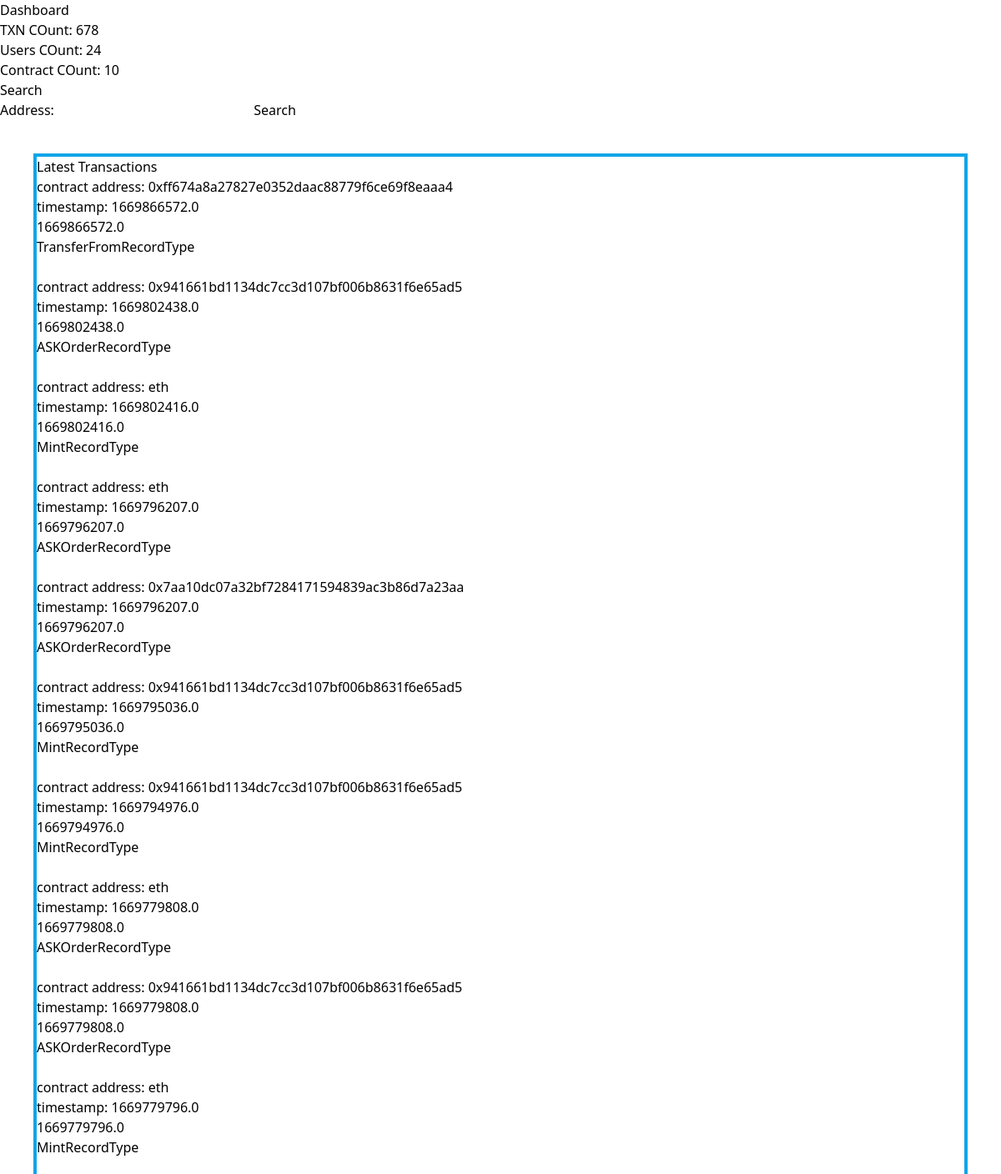
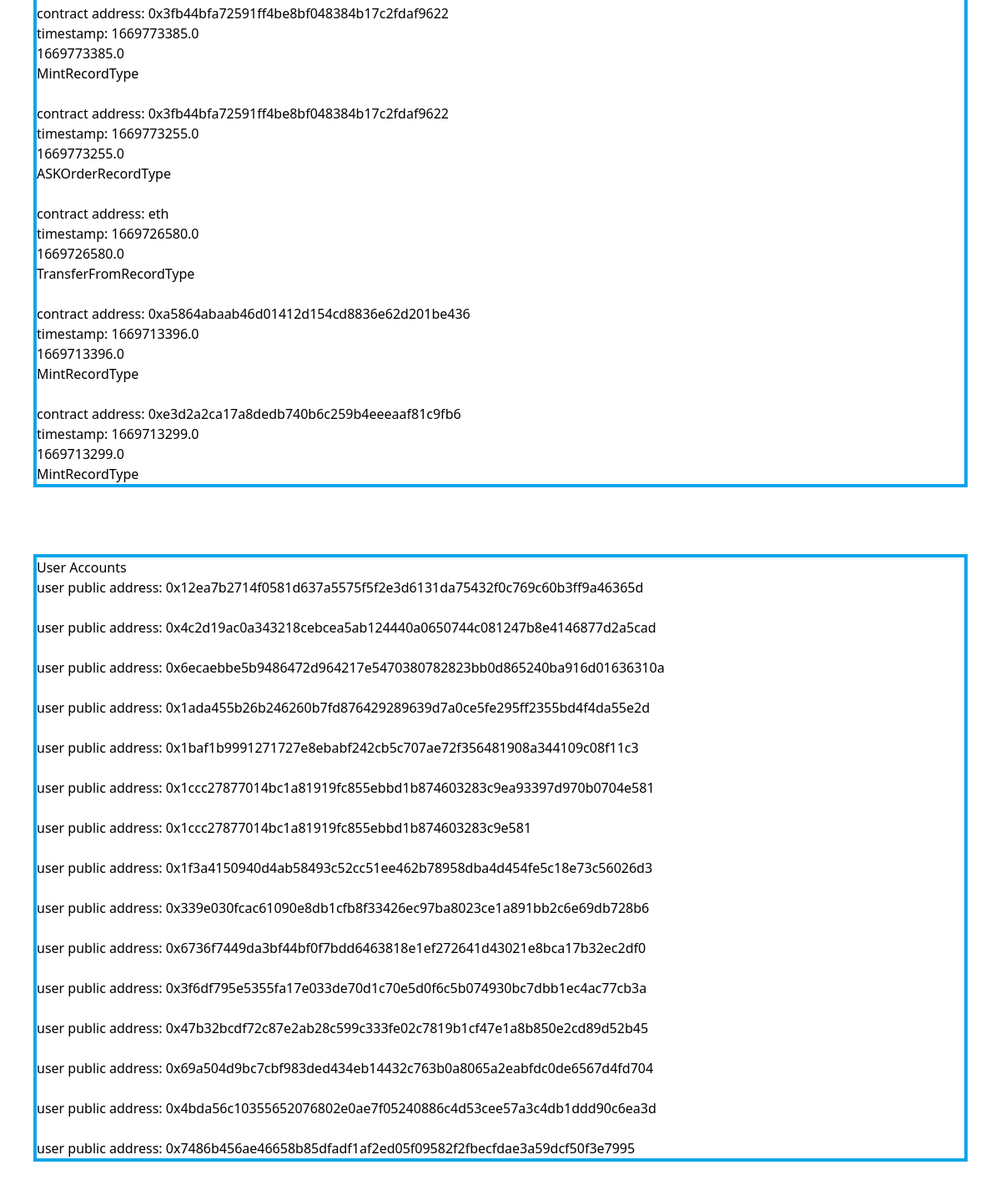
The page / on the database its author committed (2 pictures, top to bottom).
### reddio/models.py (models this page shows, shortened)
class ContractTxns(models.Model):
    contract_address = models.ForeignKey(Contract, on_delete=models.CASCADE)
    class RecordType(models.TextChoices):
        DEFAULT = 0, _('DEFAULT')
        DepositRecordType = 1, _('DepositRecordType')
        MintRecordType = 2, _('MintRecordType')
        TransferFromRecordType = 3, _('TransferFromRecordType')
        WithdrawRecordType = 4, _('WithdrawRecordType')
        ASKOrderRecordType = 7, _('ASKOrderRecordType')
        BIDOrderRecordType = 8, _('BIDOrderRecordType')
    class RecordStatusType(models.TextChoices):
        DEFAULT = 0, _('DEFAULT')
        Submitted = 1, _('Submitted')
        Accepted = 2, _('Accepted')
        Failed = 3, _('Failed')
        Proved = 4, _('Proved')
        ProvedError = 5, _('ProvedError')
    asset_id = models.CharField(max_length=255, null=True, blank=True)
    assest_name = models.CharField(max_length=255, null=True, blank=True)
    record_type = models.IntegerField(
        default=RecordType.DEFAULT, choices=RecordType.choices)
    display_value = models.CharField(max_length=255, null=True, blank=True)
    timestamp = UnixTimeStampField(use_numeric=True, default=0.0)
    amount = models.CharField(max_length=255, null=True, blank=True)
    record_status = models.IntegerField(
        default=RecordStatusType.DEFAULT, choices=RecordStatusType.choices)
    base_asset_id = models.CharField(max_length=255, null=True, blank=True)
    base_asset_name = models.CharField(max_length=255, null=True, blank=True)
    base_contract_address = models.CharField(
        max_length=255, null=True, blank=True)
    fee_asset_name = models.CharField(max_length=255, null=True, blank=True)
    fee_taken = models.CharField(max_length=255, null=True, blank=True)
    fee_token_asset = models.CharField(max_length=255, null=True, blank=True)
    price = models.CharField(max_length=255, null=True, blank=True)
    quote_asset_id = models.CharField(max_length=255, null=True, blank=True)
    quote_asset_name = models.CharField(max_length=255, null=True, blank=True)
    quote_asset_type = models.CharField(max_length=255, null=True, blank=True)
    quote_contract_address = models.CharField(
        max_length=255, null=True, blank=True)
    token_id = models.CharField(max_length=255, null=True, blank=True)
    fromAddr = models.ForeignKey(User, on_delete=models.CASCADE, related_name='fromAddress', null=True)
    toAddr = models.ForeignKey(User, on_delete=models.CASCADE,related_name='toAddress', null=True)

class User(models.Model):
    walletAddress = models.CharField(max_length=255, null=True, blank=True)
    stark_key = models.CharField(max_length=255, null=True, blank=True)

### reddio/views.py (the view)
# urls.py: path('', home, name='home'),
def home(request):
    txnCount = ContractTxns.objects.all().count()
    userCount = User.objects.all().count()
    contractCount = Contract.objects.all().count()
    txns = ContractTxns.objects.all().order_by('-timestamp').values()[:15]
    accounts = User.objects.all().values()[:15]
    contracts = Contract.objects.all().values()[:10]
    context = {
        'latestTxns': txns,
        'userAccounts': accounts,
        'txn_count': txnCount,
        'user_count': userCount,
        'contract_count': contractCount
    }
    return render(request, "reddio/index.html", context)

### templates/reddio/index.html (shortened to what this page needs)
<!DOCTYPE html>
{% load unixtimestampfield %}
<html lang="en">
<head>
    <script src="https://cdn.tailwindcss.com"></script>
</head>
<body>
    <div>
        Dashboard
    </div>
    <div>
        TXN COunt: {{txn_count}}<br />
        Users COunt: {{user_count}}<br />
        Contract COunt: {{contract_count}}<br />
    </div>
    <div>
        <div>Search
            <div>
                <form action="{% url 'search_contract' %}" method="POST">
                    Address: <input type="text" name="search-field" /> <input type="submit" value="Search">
                </form>
            </div>
        </div>
    </div>
    <div class="p-10">
        <div class="border-4 border-sky-500 ">
            Latest Transactions
            {% for i in latestTxns %}
            <br />
            contract address: {{i.contract_address_id}} <br />
            timestamp: {{i.timestamp }} <br />
            {{ i.timestamp | to_datetime }}
            <div>
                {% if i.record_type == 1 %}
                MintRecordType
                {% elif i.record_type == 2 %}
                MintRecordType
                {% elif i.record_type == 3 %}
                TransferFromRecordType
                {% elif i.record_type == 4 %}
                WithdrawRecordType
                {% elif i.record_type == 7 %}
                ASKOrderRecordType
                {% elif i.record_type == 8 %}
                BIDOrderRecordType
                {% endif %}
            </div>
            {% endfor %}
        </div>
    </div>
    <div class="p-10">
        <div class="border-4 border-sky-500 ">
            User Accounts
            {% for i in userAccounts %}
            <br />
            user public address: <a href="/user/{{i.stark_key}}">{{i.stark_key}}</a> <br />
            {% endfor %}
        </div>
    </div>
</body>
</html>

### rows shown on the page
ContractTxns: contract_address_id "0xff674a8a27827e0352daac88779f6ce69f8eaaa4", timestamp "1669866572.0", timestamp|to_datetime "1669866572.0", record_type "TransferFromRecordType"
ContractTxns: contract_address_id "0x941661bd1134dc7cc3d107bf006b8631f6e65ad5", timestamp "1669802438.0", timestamp|to_datetime "1669802438.0", record_type "ASKOrderRecordType"
ContractTxns: contract_address_id "eth", timestamp "1669802416.0", timestamp|to_datetime "1669802416.0", record_type "MintRecordType"
ContractTxns: contract_address_id "eth", timestamp "1669796207.0", timestamp|to_datetime "1669796207.0", record_type "ASKOrderRecordType"
ContractTxns: contract_address_id "0x7aa10dc07a32bf7284171594839ac3b86d7a23aa", timestamp "1669796207.0", timestamp|to_datetime "1669796207.0", record_type "ASKOrderRecordType"
ContractTxns: contract_address_id "0x941661bd1134dc7cc3d107bf006b8631f6e65ad5", timestamp "1669795036.0", timestamp|to_datetime "1669795036.0", record_type "MintRecordType"
ContractTxns: contract_address_id "0x941661bd1134dc7cc3d107bf006b8631f6e65ad5", timestamp "1669794976.0", timestamp|to_datetime "1669794976.0", record_type "MintRecordType"
ContractTxns: contract_address_id "eth", timestamp "1669779808.0", timestamp|to_datetime "1669779808.0", record_type "ASKOrderRecordType"
ContractTxns: contract_address_id "0x941661bd1134dc7cc3d107bf006b8631f6e65ad5", timestamp "1669779808.0", timestamp|to_datetime "1669779808.0", record_type "ASKOrderRecordType"
ContractTxns: contract_address_id "eth", timestamp "1669779796.0", timestamp|to_datetime "1669779796.0", record_type "MintRecordType"
ContractTxns: contract_address_id "0x3fb44bfa72591ff4be8bf048384b17c2fdaf9622", timestamp "1669773385.0", timestamp|to_datetime "1669773385.0", record_type "MintRecordType"
ContractTxns: contract_address_id "0x3fb44bfa72591ff4be8bf048384b17c2fdaf9622", timestamp "1669773255.0", timestamp|to_datetime "1669773255.0", record_type "ASKOrderRecordType"
ContractTxns: contract_address_id "eth", timestamp "1669726580.0", timestamp|to_datetime "1669726580.0", record_type "TransferFromRecordType"
ContractTxns: contract_address_id "0xa5864abaab46d01412d154cd8836e62d201be436", timestamp "1669713396.0", timestamp|to_datetime "1669713396.0", record_type "MintRecordType"
ContractTxns: contract_address_id "0xe3d2a2ca17a8dedb740b6c259b4eeeaaf81c9fb6", timestamp "1669713299.0", timestamp|to_datetime "1669713299.0", record_type "MintRecordType"
User: stark_key "0x12ea7b2714f0581d637a5575f5f2e3d6131da75432f0c769c60b3ff9a46365d"
User: stark_key "0x4c2d19ac0a343218cebcea5ab124440a0650744c081247b8e4146877d2a5cad"
User: stark_key "0x6ecaebbe5b9486472d964217e5470380782823bb0d865240ba916d01636310a"
User: stark_key "0x1ada455b26b246260b7fd876429289639d7a0ce5fe295ff2355bd4f4da55e2d"
User: stark_key "0x1baf1b9991271727e8ebabf242cb5c707ae72f356481908a344109c08f11c3"
User: stark_key "0x1ccc27877014bc1a81919fc855ebbd1b874603283c9ea93397d970b0704e581"
User: stark_key "0x1ccc27877014bc1a81919fc855ebbd1b874603283c9e581"
User: stark_key "0x1f3a4150940d4ab58493c52cc51ee462b78958dba4d454fe5c18e73c56026d3"
User: stark_key "0x339e030fcac61090e8db1cfb8f33426ec97ba8023ce1a891bb2c6e69db728b6"
User: stark_key "0x6736f7449da3bf44bf0f7bdd6463818e1ef272641d43021e8bca17b32ec2df0"
User: stark_key "0x3f6df795e5355fa17e033de70d1c70e5d0f6c5b074930bc7dbb1ec4ac77cb3a"
User: stark_key "0x47b32bcdf72c87e2ab28c599c333fe02c7819b1cf47e1a8b850e2cd89d52b45"
User: stark_key "0x69a504d9bc7cbf983ded434eb14432c763b0a8065a2eabfdc0de6567d4fd704"
User: stark_key "0x4bda56c10355652076802e0ae7f05240886c4d53cee57a3c4db1ddd90c6ea3d"
User: stark_key "0x7486b456ae46658b85dfadf1af2ed05f09582f2fbecfdae3a59dcf50f3e7995"

### other values the page prints
{{ txn_count }} "678"
{{ user_count }} "24"
{{ contract_count }} "10"
